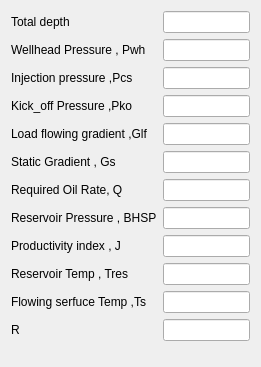
  <widget class="QWidget" name="formLayoutWidget">
   <property name="geometry">
    <rect>
     <x>100</x>
     <y>140</y>
     <width>261</width>
     <height>367</height>
    </rect>
   </property>
   <layout class="QFormLayout" name="formLayout">
    <item row="0" column="0">
     <widget class="QLabel" name="label">
      <property name="text">
       <string>Total depth</string>
      </property>
     </widget>
    </item>
    <item row="0" column="1">
     <widget class="QLineEdit" name="lineEdit"/>
    </item>
    <item row="1" column="0">
     <widget class="QLabel" name="label_3">
      <property name="text">
       <string>Wellhead Pressure , Pwh</string>
      </property>
     </widget>
    </item>
    <item row="1" column="1">
     <widget class="QLineEdit" name="lineEdit_3"/>
    </item>
    <item row="2" column="0">
     <widget class="QLabel" name="label_2">
      <property name="text">
       <string>Injection pressure ,Pcs</string>
      </property>
     </widget>
    </item>
    <item row="2" column="1">
     <widget class="QLineEdit" name="lineEdit_2"/>
    </item>
    <item row="3" column="0">
     <widget class="QLabel" name="label_4">
      <property name="text">
       <string>Kick_off Pressure ,Pko</string>
      </property>
     </widget>
    </item>
    <item row="3" column="1">
     <widget class="QLineEdit" name="lineEdit_4"/>
    </item>
    <item row="4" column="0">
     <widget class="QLabel" name="label_27">
      <property name="text">
       <string>Load flowing gradient ,Glf</string>
      </property>
     </widget>
    </item>
    <item row="5" column="0">
     <widget class="QLabel" name="label_28">
      <property name="text">
       <string>Static Gradient , Gs</string>
      </property>
     </widget>
    </item>
    <item row="6" column="0">
     <widget class="QLabel" name="label_29">
      <property name="text">
       <string>Required Oil Rate, Q</string>
      </property>
     </widget>
    </item>
    <item row="7" column="0">
     <widget class="QLabel" name="label_30">
      <property name="text">
       <string>Reservoir Pressure , BHSP</string>
      </property>
     </widget>
    </item>
    <item row="4" column="1">
     <widget class="QLineEdit" name="lineEdit_17"/>
    </item>
    <item row="5" column="1">
     <widget class="QLineEdit" name="lineEdit_18"/>
    </item>
    <item row="6" column="1">
     <widget class="QLineEdit" name="lineEdit_19"/>
    </item>
    <item row="7" column="1">
     <widget class="QLineEdit" name="lineEdit_20"/>
    </item>
    <item row="8" column="0">
     <widget class="QLabel" name="label_5">
      <property name="text">
       <string>Productivity index , J</string>
      </property>
     </widget>
    </item>
    <item row="8" column="1">
     <widget class="QLineEdit" name="lineEdit_5"/>
    </item>
    <item row="9" column="0">
     <widget class="QLabel" name="label_8">
      <property name="text">
       <string>Reservoir Temp , Tres</string>
      </property>
     </widget>
    </item>
    <item row="10" column="0">
     <widget class="QLabel" name="label_16">
      <property name="text">
       <string>Flowing serfuce Temp ,Ts</string>
      </property>
     </widget>
    </item>
    <item row="11" column="0">
     <widget class="QLabel" name="label_20">
      <property name="text">
       <string>R</string>
      </property>
     </widget>
    </item>
    <item row="9" column="1">
     <widget class="QLineEdit" name="lineEdit_7"/>
    </item>
    <item row="10" column="1">
     <widget class="QLineEdit" name="lineEdit_8"/>
    </item>
    <item row="11" column="1">
     <widget class="QLineEdit" name="lineEdit_9"/>
    </item>
   </layout>
  </widget>
